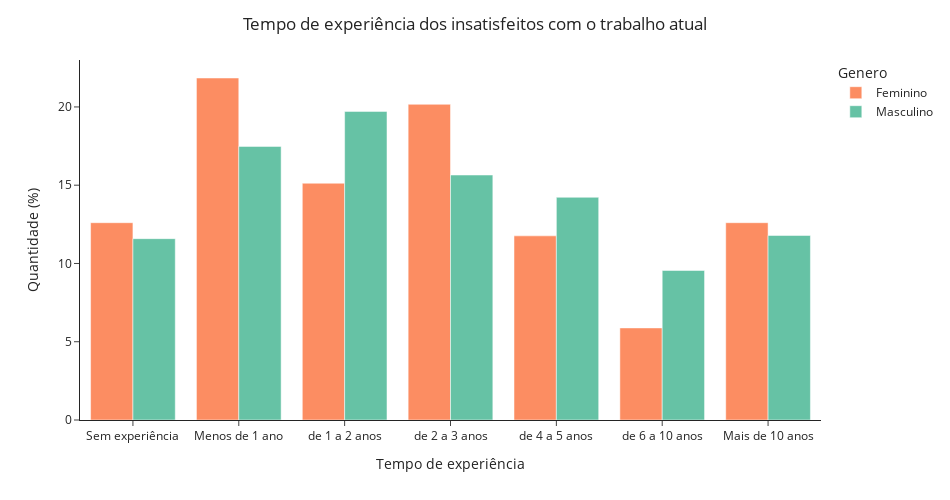

The cell this chart's notebook holds for it:
### Markdown cell above
### Insatisfação x tempo de trabalho

Valores proporcionais para cada faixa de tempo de trabalho, calculados utilizando as informações relativas a participantes insatisfeitos.

### Code cell
# Visualização utilizando o Plotly

insatisfeitos = df.loc[df['Você está satisfeito na sua empresa atual?']==0, 
                       ['Genero', 'Quanto tempo de experiência na área de dados você tem?']]
df_percent = insatisfeitos.groupby('Genero')[
                'Quanto tempo de experiência na área de dados você tem?'
                ].value_counts().unstack().apply(lambda x: (x/x.sum())*100, axis=1).reset_index()

df_percent = df_percent.melt(id_vars='Genero', 
                var_name='Expêriencia', 
                value_name='Value').replace(
                    'Não tenho experiência na área de dados', 
                    'Sem experiência'
                    )
                
fig = px.bar(df_percent,
                barmode='group', 
                x = 'Expêriencia',
                y = 'Value',
                color='Genero',
                template='simple_white',
                category_orders={
                                    'Expêriencia': [
                                        'Sem experiência',
                                        'Menos de 1 ano',
                                        'de 1 a 2 anos',
                                        'de 2 a 3 anos',
                                        'de 4 a 5 anos',
                                        'de 6 a 10 anos',
                                        'Mais de 10 anos',
                                        ]
                                    },
       color_discrete_sequence=[color_pal[1], color_pal[0]],
       labels={'Expêriencia': 'Tempo de experiência', 
               'Value': 'Quantidade (%)'
               },
       )

fig.update_layout(width=950, height=500, 
                  title_text='Tempo de experiência dos insatisfeitos com o trabalho atual',
                  title_x=0.50
                  )

fig.show()

### Figure 1 — Plotly figure (JSON) as saved in the notebook; plotly's stock layout.template omitted (floating-point values rounded to 4 significant figures)
{"data": [{"alignmentgroup": "True", "hovertemplate": "Genero=Feminino<br>Tempo de experiência=%{x}<br>Quantidade (%)=%{y}<extra></extra>", "legendgroup": "Feminino", "marker": {"color": "#fc8d62", "pattern": {"shape": ""}}, "name": "Feminino", "offsetgroup": "Feminino", "orientation": "v", "showlegend": true, "textposition": "auto", "type": "bar", "x": ["Mais de 10 anos", "Menos de 1 ano", "Sem experiência", "de 1 a 2 anos", "de 2 a 3 anos", "de 4 a 5 anos", "de 6 a 10 anos"], "xaxis": "x", "y": [12.61, 21.85, 12.61, 15.13, 20.17, 11.76, 5.882], "yaxis": "y"}, {"alignmentgroup": "True", "hovertemplate": "Genero=Masculino<br>Tempo de experiência=%{x}<br>Quantidade (%)=%{y}<extra></extra>", "legendgroup": "Masculino", "marker": {"color": "#66c2a5", "pattern": {"shape": ""}}, "name": "Masculino", "offsetgroup": "Masculino", "orientation": "v", "showlegend": true, "textposition": "auto", "type": "bar", "x": ["Mais de 10 anos", "Menos de 1 ano", "Sem experiência", "de 1 a 2 anos", "de 2 a 3 anos", "de 4 a 5 anos", "de 6 a 10 anos"], "xaxis": "x", "y": [11.79, 17.48, 11.59, 19.72, 15.65, 14.23, 9.553], "yaxis": "y"}], "layout": {"barmode": "group", "height": 500, "legend": {"title": {"text": "Genero"}, "tracegroupgap": 0}, "margin": {"t": 60}, "title": {"text": "Tempo de experiência dos insatisfeitos com o trabalho atual", "x": 0.5}, "width": 950, "xaxis": {"anchor": "y", "categoryarray": ["Sem experiência", "Menos de 1 ano", "de 1 a 2 anos", "de 2 a 3 anos", "de 4 a 5 anos", "de 6 a 10 anos", "Mais de 10 anos"], "categoryorder": "array", "domain": [0, 1], "title": {"text": "Tempo de experiência"}}, "yaxis": {"anchor": "x", "domain": [0, 1], "title": {"text": "Quantidade (%)"}}}}
